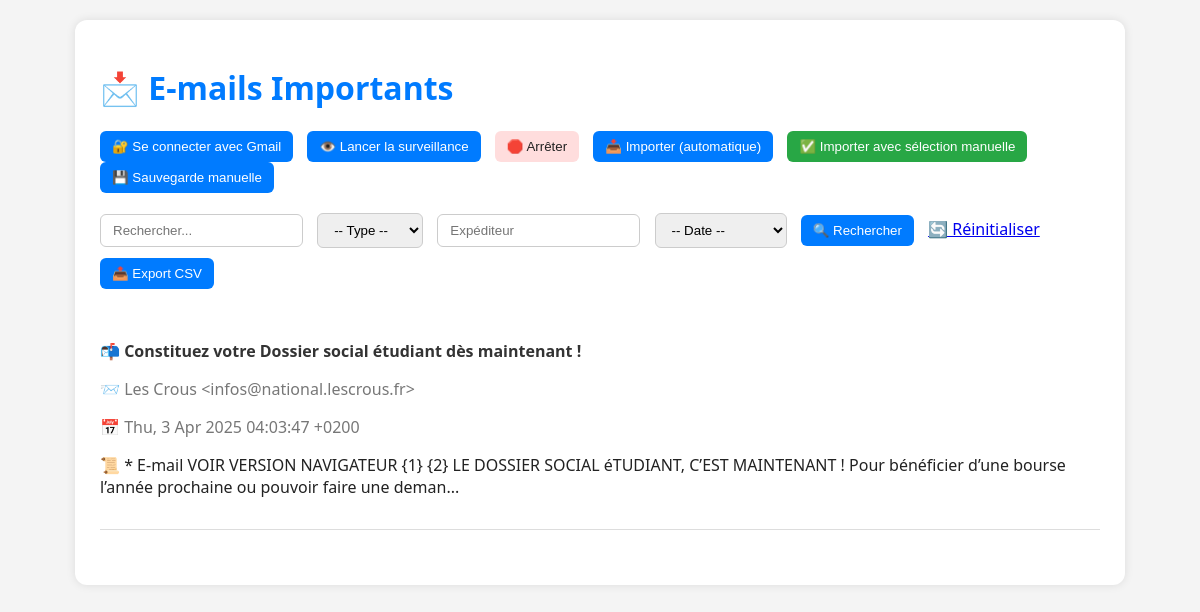
The page / on the database its author committed.
### tables this page shows
CREATE TABLE emails (
            id INTEGER PRIMARY KEY AUTOINCREMENT,
            sujet TEXT,
            expediteur TEXT,
            date TEXT,
            contenu TEXT
        , utilisateur_email TEXT);

### app.py (the view)
@app.route("/", methods=["GET"])
@app.route("/page/<int:page>", methods=["GET"])
def index(page=1):
    search_query = request.args.get("search", "")
    filter_type = request.args.get("filter", "")
    exp_filter = request.args.get("exp", "")
    date_filter = request.args.get("date", "")
    per_page = 10
    offset = (page - 1) * per_page
    conn = sqlite3.connect(DATABASE_NAME)
    cursor = conn.cursor()
    where_clauses = []
    params = []
    if search_query:
        where_clauses.append("(sujet LIKE ? OR contenu LIKE ?)")
        params.extend(['%' + search_query + '%'] * 2)
    if filter_type:
        where_clauses.append("(sujet LIKE ? OR contenu LIKE ?)")
        params.extend(['%' + filter_type + '%'] * 2)
    if exp_filter:
        where_clauses.append("expediteur LIKE ?")
        params.append('%' + exp_filter + '%')
    if date_filter == "today":
        from datetime import datetime
        date_str = datetime.now().strftime("%d %b %Y")
        where_clauses.append("date LIKE ?")
        params.append('%' + date_str + '%')
    elif date_filter == "week":
        from datetime import datetime, timedelta
        one_week_ago = datetime.now() - timedelta(days=7)
        where_clauses.append("date >= ?")
        params.append(one_week_ago.strftime("%a, %d %b %Y"))
    elif date_filter == "month":
        from datetime import datetime, timedelta
        one_month_ago = datetime.now() - timedelta(days=30)
        where_clauses.append("date >= ?")
        params.append(one_month_ago.strftime("%a, %d %b %Y"))
    where_sql = " AND ".join(where_clauses)
    if where_sql:
        where_sql = "WHERE " + where_sql
    query = f"""
        SELECT id, sujet, expediteur, date, contenu
        FROM emails
        {where_sql}
        ORDER BY id DESC LIMIT ? OFFSET ?
    """
    params.extend([per_page, offset])
    cursor.execute(query, params)
    emails = cursor.fetchall()
    count_query = f"SELECT COUNT(*) FROM emails {where_sql}"
    cursor.execute(count_query, params[:-2])
    total_emails = cursor.fetchone()[0]
    conn.close()
    total_pages = (total_emails + per_page - 1) // per_page
    return render_template(
        "index.html",
        emails=emails,
        search_query=search_query,
        filter_type=filter_type,
        exp_filter=exp_filter,
        date_filter=date_filter,
        page=page,
        total_pages=total_pages,
        user_email=session.get("user_email")
    )

### templates/index.html (shortened to what this page needs)
<!DOCTYPE html>
<html lang="fr">
<head>
</head>
<body>
  <div class="container">
    <h1>📩 E-mails Importants</h1>
    <div class="login-box">
      <a href="/login"><button>🔐 Se connecter avec Gmail</button></a>
      <form method="POST" action="/surveiller" style="display:inline-block;">
        <button type="submit">👁️ Lancer la surveillance</button>
      </form>
      <form method="POST" action="/arreter_surveillance" style="display:inline-block;">
        <button type="submit" style="background-color: #ffdddd; color: #222;">🛑 Arrêter</button>
      </form>
      <form method="POST" action="/analyser" style="display:inline-block;" onsubmit="return showConfirmation();">
        <button type="submit">📥 Importer (automatique)</button>
      </form>
      <a href="/choisir_emails" style="text-decoration: none; display:inline-block;">
        <button type="button" style="background-color: #28a745; color: white;">✅ Importer avec sélection manuelle</button>
      </a>
      <form method="POST" action="/sauvegarde" style="display:inline-block;">
        <button type="submit">💾 Sauvegarde manuelle</button>
      </form>
    </div>
    <div class="search-box">
      <form method="GET" action="{{ url_for('index') }}">
        <input type="text" name="search" placeholder="Rechercher..." value="{{ search_query }}">
        <select name="filter">
          <option value="">-- Type --</option>
        </select>
        <input type="text" name="exp" placeholder="Expéditeur" value="{{ exp_filter }}">
        <select name="date">
          <option value="">-- Date --</option>
        </select>
        <button type="submit">🔍 Rechercher</button>
        <a href="{{ url_for('index') }}">🔄 Réinitialiser</a>
      </form>
      <form method="GET" action="/export_csv" style="margin-top:10px;">
        <button type="submit">📤 Export CSV</button>
      </form>
    </div>
    {% if emails %}
      {% for email in emails %}
        <div class="email">
          <p class="sujet">
            <a href="{{ url_for('view_email', email_id=email[0], page=page) }}">📬 {{ email[1] }}</a>
          </p>
          <p class="expediteur">📨 {{ email[2] }}</p>
          <p class="date">📅 {{ email[3] }}</p>
          <p class="contenu">📜 {{ email[4][:200] }}...</p>
        </div>
      {% endfor %}
    {% else %}
      <p>📭 Aucun e-mail enregistré.</p>
    {% endif %}
  </div>
</body>
</html>

### templates/index.html (style rules this page uses)
:root { --fond-clair: #f4f4f4; --fond-bloc: #ffffff; --texte: #222; --bleu: #007BFF; --rouge: #d9534f; --gris: #777; --ombre: rgba(0, 0, 0, 0.1); }
body { font-family: system-ui, -apple-system, "Segoe UI", Roboto, sans-serif; padding: 20px; margin: 0; background: var(--fond-clair); color: var(--texte); }
h1 { color: var(--bleu); }
.container { max-width: 1000px; margin: auto; background: var(--fond-bloc); padding: 25px; border-radius: 12px; box-shadow: 0 0 10px var(--ombre); }
.search-box, .login-box { margin-bottom: 20px; }
input[type="text"], select, button { padding: 8px 12px; margin-right: 10px; border-radius: 6px; border: 1px solid #ccc; }
button { background: var(--bleu); color: white; border: none; cursor: pointer; }
.email { border-bottom: 1px solid #ddd; padding: 15px 0; }
.sujet a { font-weight: bold; color: #333; text-decoration: none; }
.expediteur, .date { color: var(--gris); }
.contenu { margin-top: 5px; }

### rows shown on the page
emails: sujet "Constituez votre Dossier social étudiant dès maintenant !", expediteur "Les Crous <infos@national.lescrous.fr>", date "Thu, 3 Apr 2025 04:03:47 +0200", contenu "* E-mail VOIR VERSION NAVIGATEUR {1} {2} LE DOSSIER SOCIAL éTUDIANT, C’EST MAINTENANT ! Pour bénéficier d’une bourse l’année prochaine ou pouvoir faire une deman"
